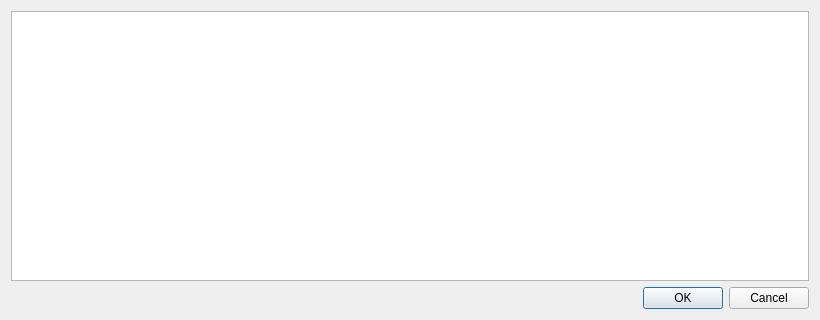
<?xml version="1.0" encoding="UTF-8"?>
<ui version="4.0">
 <class>ChooseEntryDialog</class>
 <widget class="QDialog" name="ChooseEntryDialog">
  <property name="geometry">
   <rect>
    <x>0</x>
    <y>0</y>
    <width>820</width>
    <height>320</height>
   </rect>
  </property>
  <property name="windowTitle">
   <string>Choose Entry</string>
  </property>
  <layout class="QVBoxLayout" name="verticalLayout">
   <item>
    <widget class="QTableView" name="entryTableView">
     <property name="editTriggers">
      <set>QAbstractItemView::NoEditTriggers</set>
     </property>
     <property name="alternatingRowColors">
      <bool>true</bool>
     </property>
     <property name="selectionMode">
      <enum>QAbstractItemView::SingleSelection</enum>
     </property>
     <property name="selectionBehavior">
      <enum>QAbstractItemView::SelectRows</enum>
     </property>
     <property name="sortingEnabled">
      <bool>true</bool>
     </property>
     <attribute name="verticalHeaderShowSortIndicator" stdset="0">
      <bool>true</bool>
     </attribute>
     <attribute name="verticalHeaderStretchLastSection">
      <bool>true</bool>
     </attribute>
    </widget>
   </item>
   <item>
    <widget class="QDialogButtonBox" name="btnBox">
     <property name="orientation">
      <enum>Qt::Horizontal</enum>
     </property>
     <property name="standardButtons">
      <set>QDialogButtonBox::Cancel|QDialogButtonBox::Ok</set>
     </property>
    </widget>
   </item>
  </layout>
 </widget>
 <resources/>
 <connections>
  <connection>
   <sender>btnBox</sender>
   <signal>accepted()</signal>
   <receiver>ChooseEntryDialog</receiver>
   <slot>accept()</slot>
   <hints>
    <hint type="sourcelabel">
     <x>248</x>
     <y>254</y>
    </hint>
    <hint type="destinationlabel">
     <x>157</x>
     <y>274</y>
    </hint>
   </hints>
  </connection>
  <connection>
   <sender>btnBox</sender>
   <signal>rejected()</signal>
   <receiver>ChooseEntryDialog</receiver>
   <slot>reject()</slot>
   <hints>
    <hint type="sourcelabel">
     <x>316</x>
     <y>260</y>
    </hint>
    <hint type="destinationlabel">
     <x>286</x>
     <y>274</y>
    </hint>
   </hints>
  </connection>
 </connections>
</ui>
